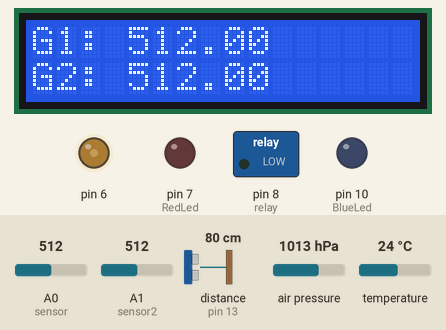
The sketch below on a simulated Arduino Uno, built with avr-gcc and run on an emulated ATmega328P. Parts: 16×2 character LCD, switched loads named in the sketch (green lamp = pin HIGH), output pins drawn as LEDs (lit = HIGH). Wiring (inferred from the names in the program): ultrasonic range finder: trigger pin 9; echo pin 13. The inputs (shaded band) are chosen by the test bench; at power-on: distance to the obstacle (sensor on pin 13) 80 cm, A0 (sensor) = 512, A1 (sensor2) = 512, air pressure 1013 hPa, temperature 24 °C. The echo pulse lasts 58.3 µs per cm; pins used as bus, display or sensor lines are not drawn; what the sketch prints to the serial monitor is not drawn.

Above: at 2.2 s.
2.3 s: distance to the obstacle (sensor on pin 13) set to 6 cm
6.5 s: distance to the obstacle (sensor on pin 13) set to 3 cm
At 7.4 s:
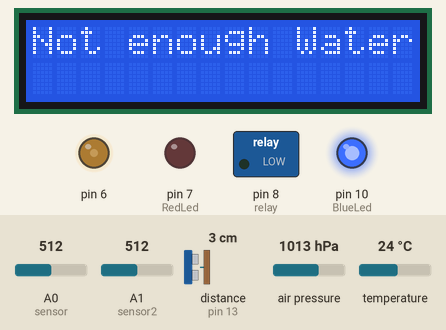
10.7 s: A0 (sensor) set to 490
At 14.8 s:
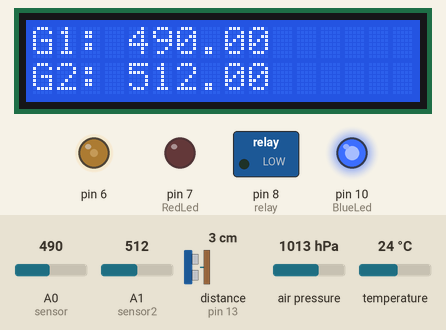
14.9 s: A1 (sensor2) set to 109
At 18.9 s:
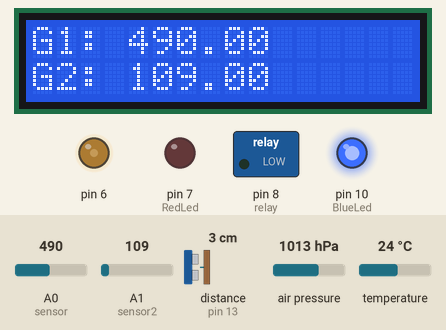
19.1 s: A1 (sensor2) set to 95
At 23.1 s:
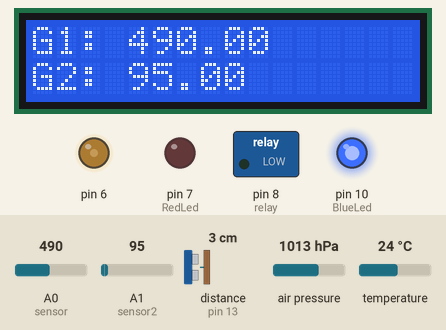
23.3 s: A0 (sensor) set to 510
At 27.1 s:
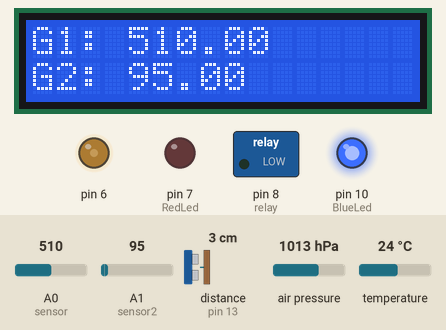
Timing chart, 0 to 28.5 s (numbered marks = the images above; inputs shaded):
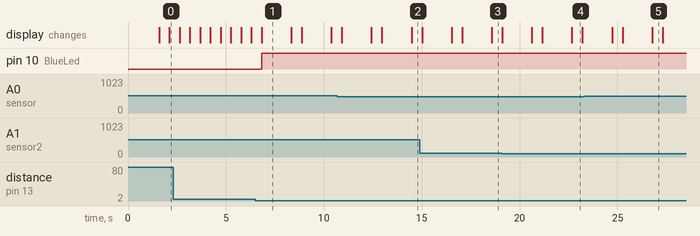

Measured:
- the behaviour switches between 5 and 4 cm on distance to the obstacle (sensor on pin 13) (found by bisection; images 0 and 1)
- after the input at 6.5 s, pin 10 (BlueLed): LOW → HIGH after 0.32 s; the display: changes after 0.33 s (image 1)
- after the input at 10.7 s, the display: first differs from a run without the input after 3.8 s (image 2)
- after the input at 14.9 s, the display: first differs from a run without the input after 3.7 s (image 3)
- after the input at 19.1 s, the display: first differs from a run without the input after 3.6 s (image 4)
- after the input at 23.3 s, the display: first differs from a run without the input after 3.5 s (image 5)
- what the display in image 1 shows lasts 1.5 s, from 6.8 s to 8.3 s

The sketch:

WateringPlants.ino
```cpp
#include <Wire.h>
#include <SPI.h>
#include <Adafruit_BMP280.h>
#include <LiquidCrystal.h>

int Contrast=75;
LiquidCrystal lcd(12, 11, 5, 4, 3, 2);

#define BMP_SCK  (13)
#define BMP_MISO (12)
#define BMP_MOSI (11)
#define BMP_CS   (10)
#define water_ms 3000

Adafruit_BMP280 bmp;

//PINS SETUP
const int trigPin = 9;
const int echoPin = 13;
int relay = 8;
int sensor = A0;
int sensor2 = A1;
int sensorValue2;
int sensorValue;
int RedLed = 7;
int BlueLed = 10;
long duration;
float water;

void setup() {

  Serial.begin(9600);
    while ( !Serial ) delay(100);
  Serial.println(F("BMP280 test"));
  unsigned status;

  status = bmp.begin();
  if (!status) {
    Serial.println(F("Could not find a valid BMP280 sensor, check wiring or "
                      "try a different address!"));
    Serial.print("SensorID was: 0x"); Serial.println(bmp.sensorID(),16);
    Serial.print("        ID of 0xFF probably means a bad address, a BMP 180 or BMP 085\n");
    Serial.print("   ID of 0x56-0x58 represents a BMP 280,\n");
    Serial.print("        ID of 0x60 represents a BME 280.\n");
    Serial.print("        ID of 0x61 represents a BME 680.\n");
    while (1) delay(10);
  }

   bmp.setSampling(Adafruit_BMP280::MODE_NORMAL,
                  Adafruit_BMP280::SAMPLING_X2,
                  Adafruit_BMP280::SAMPLING_X16,
                  Adafruit_BMP280::FILTER_X16,
                  Adafruit_BMP280::STANDBY_MS_500);


  analogWrite(6,Contrast);
  lcd.begin(16, 2);

  pinMode(trigPin, OUTPUT);
  pinMode(echoPin, INPUT);
  pinMode(BlueLed,OUTPUT);
  pinMode(relay,OUTPUT);
  pinMode(RedLed,OUTPUT);
  pinMode(sensor , INPUT);
  pinMode(sensor2,INPUT);
  lcd.print("***HELLO***");
  delay(1000);
}

void loop() {

  lcd.setCursor(0, 0);
  sensorValue = analogRead(sensor); //READING MOISTURE SENSOR VALUES
  sensorValue2 = analogRead(sensor2);
  delay(500);
  Serial.println(sensorValue);
  Serial.print(sensorValue2);


  if(sensorValue <500){ //IF THE VALUE IS UNDER 500 THEN WE NEED TO STOP WATERING
  digitalWrite(RedLed,LOW);
  digitalWrite(relay,LOW);

  }
  //WE DON'T TAKE VALUES ABOVE 1020 BECAUSE THEY ARE NOT VALID
  else if(sensorValue >820 && sensorValue<1020 && sensorValue2 >820 && sensorValue2 <1020){ //IF THE VALUE OF SENSOR ONE  IS OVER 820 AND THE VALUE OF SENSOR 2 OVER 820 THEN WE NEED TO START WATERING
    digitalWrite(RedLed,HIGH);
    digitalWrite(relay,HIGH);
    delay(2000);
    digitalWrite(relay,LOW);
  }
  else{ //IN OTHER CASE AGAIN STOP WATERING
      digitalWrite(RedLed,LOW);
      digitalWrite(relay,LOW);
  }

//CALLING THE FUNCTIONS
  print_Temperature();

  Water_tank_value();

  print_LCD(sensorValue,sensorValue2);


}

//-------------------FUNCTIONS-------------------

float Water_tank_value(){ //IN THIS FUNCTION WE MESURE HOW MUCH WATER DO WE HAVE IN OUR TANK

  digitalWrite(trigPin, LOW);
  delayMicroseconds(2);
  digitalWrite(trigPin, HIGH);
  delayMicroseconds(10);
  digitalWrite(trigPin, LOW);

  duration = pulseIn(echoPin, HIGH);

  water = duration * 0.034 / 2;
  Serial.print("Distance: ");
  Serial.println(water);


  if(water<4.5){ //IF THE WATER IS UNDER 4.5cm THEN WE BLUE LED IS ON AS A NOTIFICATION
    digitalWrite(BlueLed, HIGH);
    lcd.clear();
    //delay(2000);
    lcd.setCursor(0,0);
    lcd.print("Not enough Water"); //PRINTING THAT WE DON'T HAVE ENOUGH WATER
    delay(1000);
  }
  else{
    digitalWrite(BlueLed,LOW); //ELSE TURN OFF THE BLUE LED
  }
  return water;

}


void print_LCD(float value,float value2){ //THIS FUNCTION PRINTING THE MESSAGES IN THE LCD
  //SHOWS TEMPERATURE
  lcd.print(String("Temp: ") + bmp.readTemperature());
  delay(500);
  lcd.clear();
  //delay(500);
  lcd.setCursor(0,0);
  //DISPLAY THE VALUES OF THE TWO SENSORS
  lcd.print(String("G1: ") +  value);
  lcd.setCursor(0,6);
  lcd.print(String("G2: ") +  value2);

  //delay(4000);
  //lcd.clear();
  //delay(500);

}

void print_Temperature(){ //THIS FUNCTION JUST PRINT IN SERIAL MONITOR THE VALUES
    Serial.print(F("Temperature = "));
    Serial.print(bmp.readTemperature());
    Serial.println(" *C");

    Serial.print(F("Pressure = "));
    Serial.print(bmp.readPressure());
    Serial.println(" Pa");

    Serial.print(F("Approx altitude = "));
    Serial.print(bmp.readAltitude(1013.25)); /* Adjusted to local forecast! */
    Serial.println(" m");
    //delay(100);

}
```
